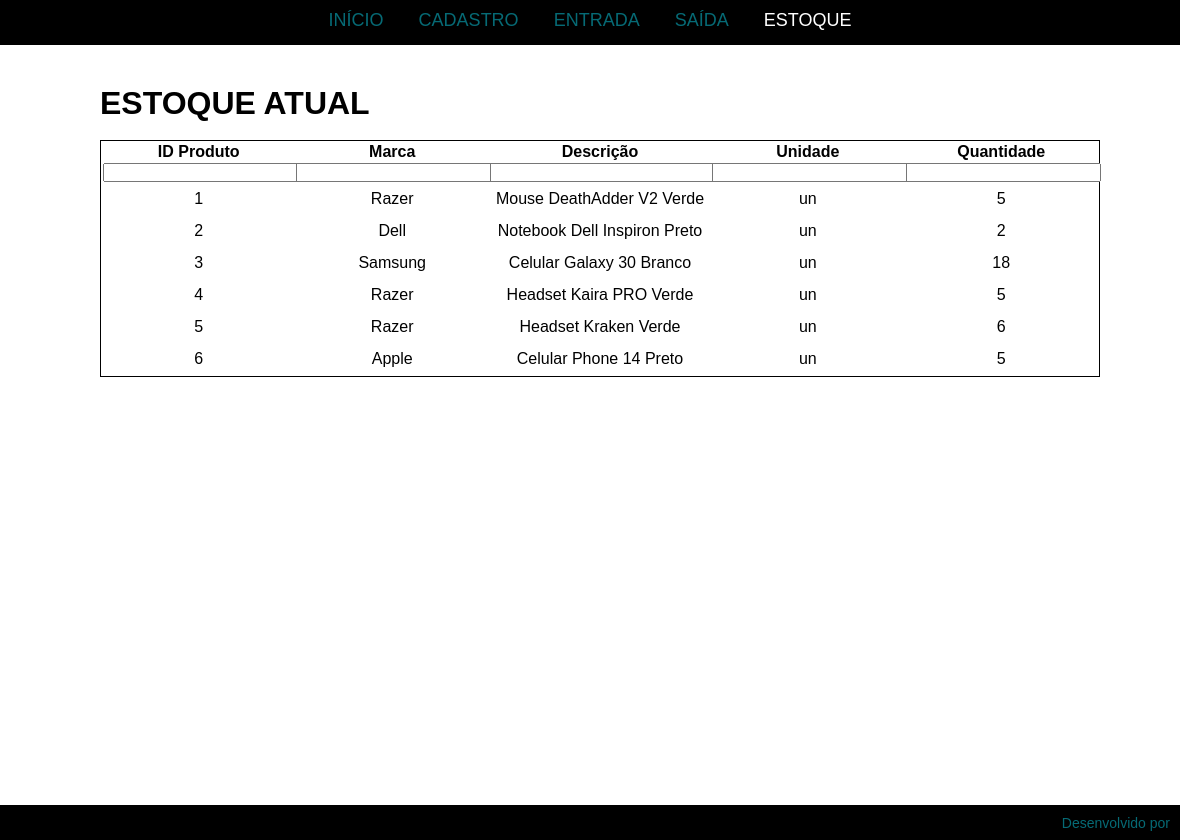
/estoque.php, run on the app's committed database.
### tables this page shows
CREATE TABLE IF NOT EXISTS `estoque` (
  `idProduto` int(11) NOT NULL,
  `marca` varchar(80) DEFAULT NULL,
  `descricao` varchar(80) DEFAULT NULL,
  `unidade` varchar(10) NOT NULL,
  `quantidade` int(10) NOT NULL,
  PRIMARY KEY (`idProduto`)
);

### php/url.php (called while the page is built)
<?php
  $BASE_URL = "http://" . $_SERVER['SERVER_NAME'] . dirname($_SERVER['REQUEST_URI'] . '?');
?>

### estoque.php (the view, shortened to what this page needs)
<?php
  include_once("php/conexao.php");
  include_once("php/url.php");
  $query = $conexao->prepare("SELECT * FROM estoque");
  $query->execute();
  $res = $query->fetchAll();
?>
<!DOCTYPE html>
<html lang="pt-br">
<head>
    <link rel="stylesheet" href="<?= $BASE_URL ?>/css/estoque.css">
</head>
<body>
    <header>
        <menu>
            <ul>
                <li class="cabecalho"><a href="index.php">INÍCIO</a></li>
                <li class="cabecalho"><a href="cadastroNew.php">CADASTRO</a></li>
                <li class="cabecalho"><a href="entrada.php">ENTRADA</a></li>
                <li class="cabecalho"><a href="saida.php">SAÍDA</a></li>
                <li class="cabecalho pg_atual">ESTOQUE</li>
            </ul>
        </menu>
    </header>
    <main>
        <div class="container" >
            <div class="content">
                <H1>ESTOQUE ATUAL</H1>
                <br>
                    <table id="tabela">
                        <thead>
                            <tr>
                                <th>ID Produto</th>
                                <th>Marca</th>
                                <th>Descrição</th>
                                <th>Unidade</th>
                                <th>Quantidade</th>
                            </tr>
                            <tr>
                                <th><input type="text" id="txtColuna1"/></th>
                                <th><input type="text" id="txtColuna2"/></th>
                                <th><input type="text" id="txtColuna3"/></th>
                                <th><input type="text" id="txtColuna4"/></th>
                                <th><input type="text" id="txtColuna5"/></th>
                            </tr>
                        </thead>
                        <tbody>
                            <?php foreach ($res as $dado): ?>
                                <tr>
                                    <td><?= $dado['idProduto'] ?></td>
                                    <td><?= $dado['marca'] ?></td>
                                    <td><?= $dado['descricao'] ?></td>
                                    <td><?= $dado['unidade'] ?></td>
                                    <td><?= $dado['quantidade'] ?></td>
                                </tr>
                            <?php endforeach; ?>
                        </tbody>
                    </table>
                </div>
        </div>
        </main>
    <footer>Desenvolvido por</footer>
</body>
</html>

### css/estoque.css (style rules this page uses)
*, *:before, *:after { margin:0; padding:0; font-family: Arial,sans-serif; }
html { height: 100%; min-height: 100%; }
body { margin:10px; display: flex; flex-direction: column; min-height: 100%; }
header { background-color: black; color: #066a75; align-items: center; text-align: center; width: auto; height: 25px; padding: 10px; font-size: 18px; position: relative; top: -10px; right: -10px; left: -10px; }
footer { background-color: black; text-align: right; align-items: center; color: #066a75; width: auto; height: 25px; padding: 10px; font-size: 14px; position: relative; right: -10px; left: -10px; margin-top: auto; }
.cabecalho { text-align: center; display: inline; margin: 15px; font-family: Arial, Helvetica, sans-serif; align-items: center; }
.pg_atual { color: white; }
a { font-family: Arial, Helvetica, sans-serif; color: #066a75; text-decoration: none; }
.content { width: 1000px; margin: 30px auto; }
#tabela { width:100%; border:solid 1px; text-align:center; }
#tabela tbody tr { border:solid 1px; height:30px; cursor:pointer; text-align: center; }
#tabela input { color:navy; width:100%; }

### data on the page
estoque: idProduto "1", marca "Razer", descricao "Mouse DeathAdder V2 Verde", unidade "un", quantidade "5"
estoque: idProduto "2", marca "Dell", descricao "Notebook Dell Inspiron Preto", unidade "un", quantidade "2"
estoque: idProduto "3", marca "Samsung", descricao "Celular Galaxy 30 Branco", unidade "un", quantidade "18"
estoque: idProduto "4", marca "Razer", descricao "Headset Kaira PRO Verde", unidade "un", quantidade "5"
estoque: idProduto "5", marca "Razer", descricao "Headset Kraken Verde", unidade "un", quantidade "6"
estoque: idProduto "6", marca "Apple", descricao "Celular Phone 14 Preto", unidade "un", quantidade "5"
